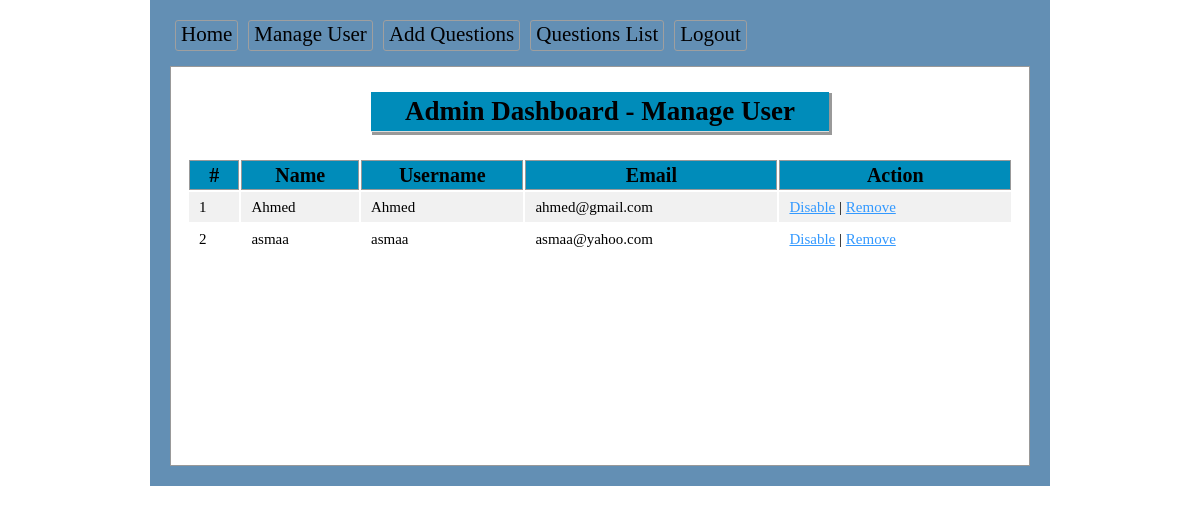
The app's page /admin/users.php (signed in) with its own data.
### tables this page shows
CREATE TABLE `tbl_user` (
  `userid` int(11) NOT NULL,
  `name` varchar(50) NOT NULL,
  `username` varchar(30) NOT NULL,
  `password` varchar(32) NOT NULL,
  `email` varchar(255) NOT NULL,
  `status` int(11) NOT NULL
);

### lib/Database.php (called while the page is built, shortened)
<?php
Class Database{
	public $host   = DB_HOST;
	public $user   = DB_USER;
	public $pass   = DB_PASS;
	public $dbname = DB_NAME;
	public $link;
	private function connectDB(){
	$this->link = new mysqli($this->host, $this->user, $this->pass, $this->dbname);
 }
	public function select($query){
		$result = $this->link->query($query) or die($this->link->error.__LINE__);
		if($result->num_rows > 0){
			return $result;
		} else {
			return false;
		}
	}
}

### classes/User.php (called while the page is built, shortened)
<?php
    $filepath = realpath(dirname(__FILE__));
	include_once ($filepath.'/../lib/Database.php');
class User{
	private $db;
	public function __construct(){
		$this->db = new Database();
	}
		public function getAlluser(){
			$query = "select * from tbl_user order by userid desc";
			$result = $this->db->select($query);
			return $result;
		}
}
?>

### admin/users.php (the view, shortened to what this page needs)
<?php
    $filepath = realpath(dirname(__FILE__));
	include_once ($filepath.'/inc/header.php');
	include_once ($filepath.'/../classes/User.php');
	$usr = new User();
?>
<div class="main">
	<h1>Admin Dashboard - Manage User</h1>
		<div class = "manageuser">
			<table class = "tblone">
			<tr>
				<th>#</th>
				<th>Name</th>
				<th>Username</th>
				<th>Email</th>
				<th>Action</th>
			</tr>
	<?php
	$userData = $usr->getAllUser();
	if($userData){
		$i = 0;
		while($result = $userData->fetch_assoc()){
			$i++;
	?>
			<tr>
				<td>
				<?php
				if($result['status'] == '1'){
					echo "<span class = 'error'>".$i."</span>";
				}else{
					echo $i;
				}
				?>
				</td>
				<td>
				<?php
				if($result['status'] == '1'){
					echo "<span class = 'error'>".$result['name']."</span>";
				}else{
					echo $result['name'];
				}
				?>
				</td>
				<td>
				<?php
				if($result['status'] == '1'){
					echo "<span class = 'error'>".$result['username']."</span>";
				}else{
					echo $result['username'];
				}
				?>
				</td>
				<td>
				<?php
				if($result['status'] == '1'){
					echo "<span class = 'error'>".$result['email']."</span>";
				}else{
					echo $result['email'];
				}
				?>
				</td>
				<td>
					<?php  if($result['status'] == '0'){ ?>
						<a onclick = "return confirm('Are you sure to Disable')" href = "?dis=<?php echo $result['userid']; ?>">Disable</a>
					<?php } else {?>
						<a  onclick= "return confirm('Are you sure to Enable')" href = "?ena=<?php echo $result['userid']; ?>">Enable</a>
					<?php } ?>
					| <a  onclick = "return confirm('Are you sure to Remove')" href = "?del=<?php echo $result['userid']; ?>">Remove</a>
				</td>
			</tr>
	<?php } } ?>
			</table>
</div>

### admin/css/admin.css (style rules this page uses)
* { margin: 0; padding: 0; outline: none }
body { font-family: verdana }
.tblone { width: 100%; border: 1px solid #fff; margin: 20px 0 }
.tblone td { font-size: 15px; padding: 5px 10px; }
table.tblone th { background-color: #008CBA; border: 1px solid #999; }
table.tblone tr:nth-child(2n+1) { background: #fff; height: 30px; }
table.tblone tr:nth-child(2n) { background: #f1f1f1; height: 30px; }
.tblone td a { color: #3399FF; }
.main { background: #fff none repeat scroll 0 0; border: 1px solid #999; margin-top: 10px; min-height: 368px; padding: 15px; width: 828px; }
.main h1 { border-bottom: 1px solid #ddd; text-align: center; color: #766063; margin: 0 0 5px; padding-bottom: 5px; }

### admin/users.php (style rules this page uses)
.main h1 { background: #008CBA none repeat scroll 0 0; font-family: "Times New Roman", Times, serif; box-shadow: 2px 2px 0 1px #999; color: #010002; margin: 10px auto 25px; padding: 4px; text-align: center; width: 450px; }
.manageuser { font-family: "Times New Roman", Times, serif; font-size: 20px; }
table.tblone th { background-color: #008CBA; border: 1px solid #999; }

### records on screen
tbl_user: name "Ahmed", username "Ahmed", email "ahmed@gmail.com"
tbl_user: name "asmaa", username "asmaa", email "asmaa@yahoo.com"
